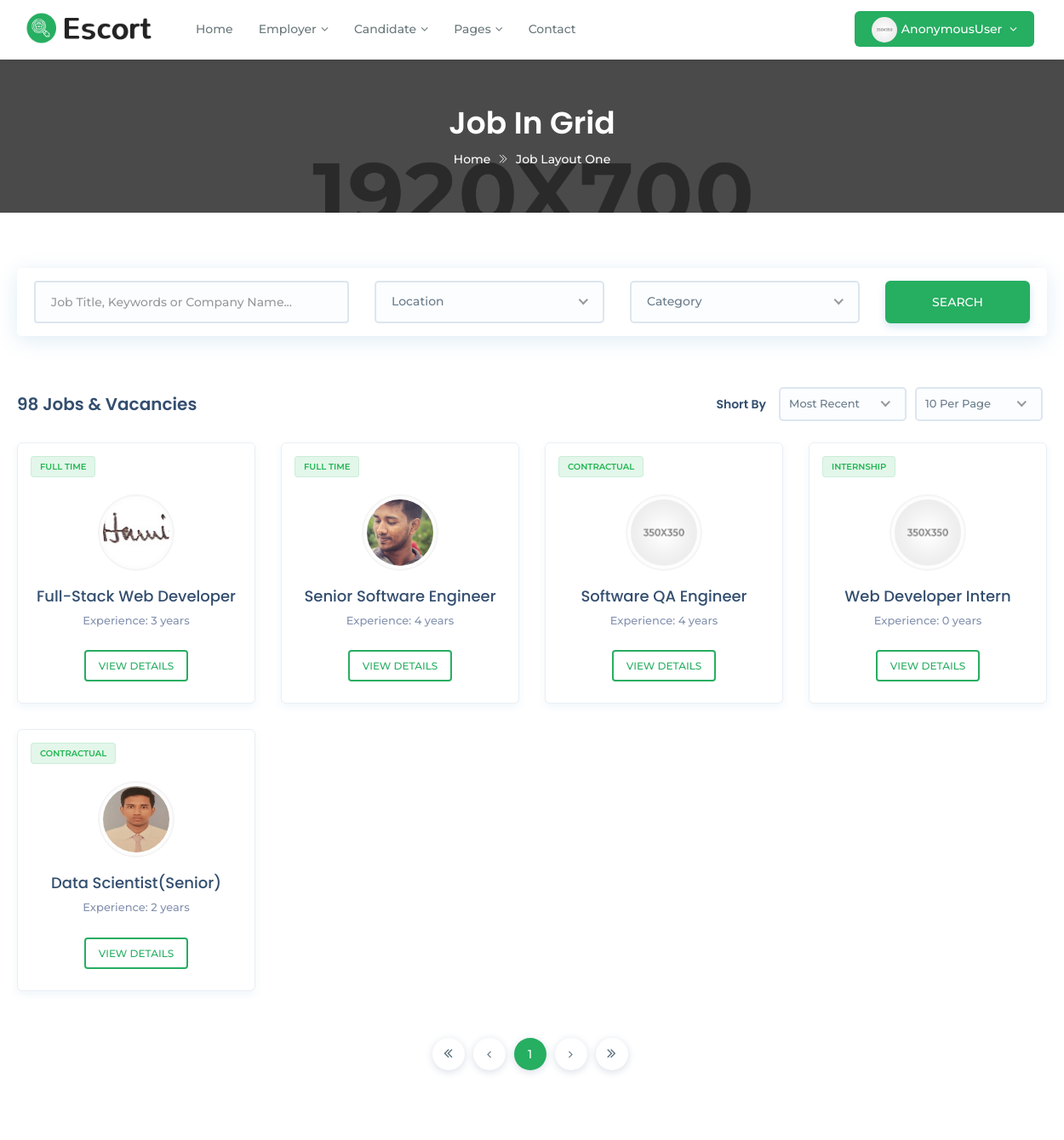
Page /cvrecommender/jobs/ (upper part) on the earlier database version.
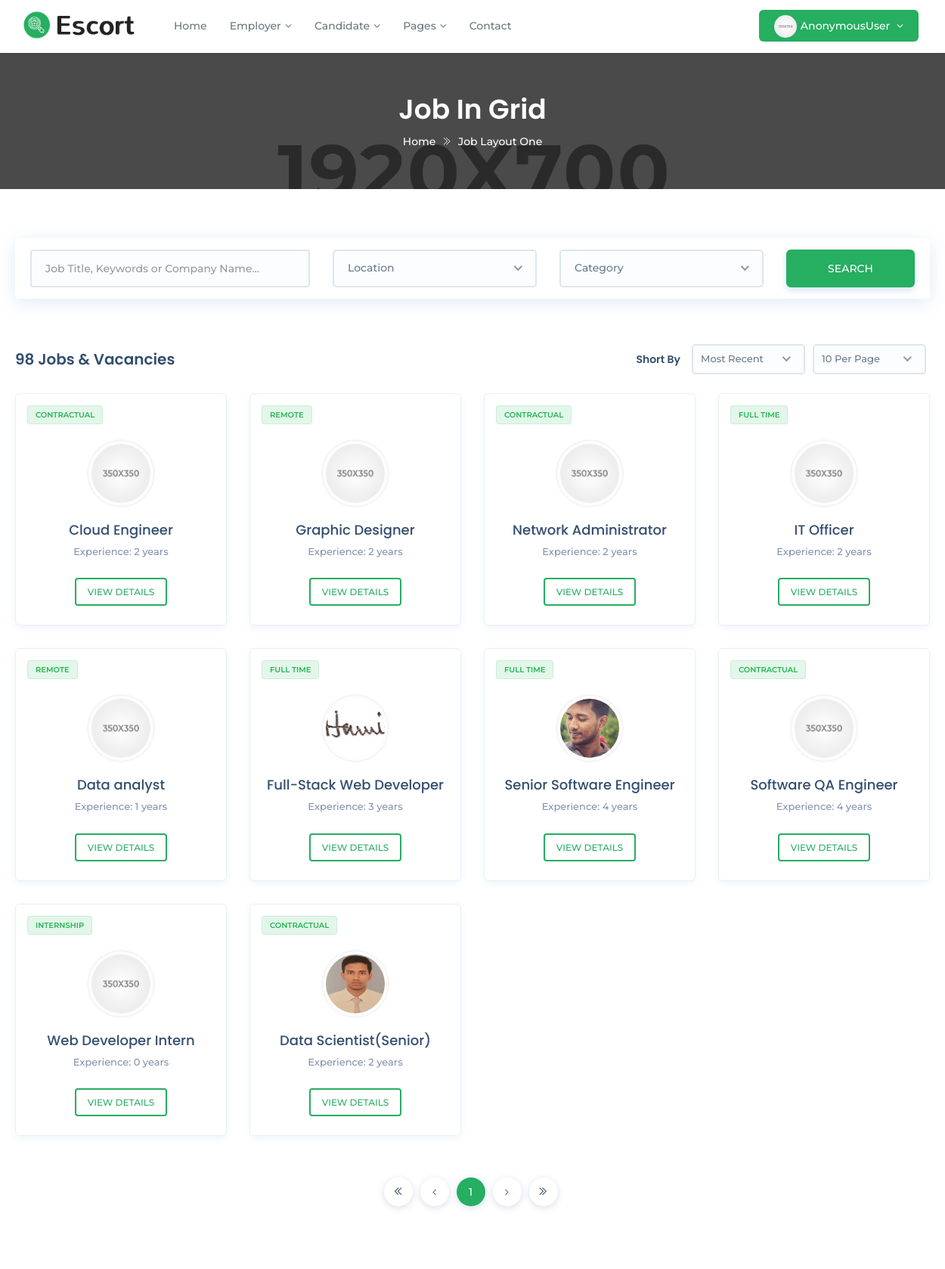
Same page on the later database version.
### cvrecommender/models.py (models this page shows, shortened)
class Job(models.Model):
    title = models.CharField(max_length=200)
    slug = models.SlugField(max_length=200, blank=True,
                            help_text='You may keep it blank')
    company_name = models.CharField(max_length=200)
    starting_date = models.DateField(blank=True, null=True)
    deadline = models.DateField(blank=True, null=True)
    salary = models.PositiveIntegerField()
    vacancy = models.PositiveSmallIntegerField(
        validators=[MinValueValidator(1), MaxValueValidator(50)])
    job_category = models.CharField(max_length=50, choices=JOB_CATEGORY)
    job_type = models.CharField(max_length=20, choices=JOB_TYPE)
    email = models.EmailField(max_length=254,)
    phone = models.CharField(max_length=11, blank=True, null=True)
    company_website = models.URLField()
    logo = models.ImageField(null=True, blank=True)
    address = models.TextField(max_length=200)
    division = models.CharField(max_length=15, choices=CITY)
    description = models.TextField()
    responsibility = models.TextField()
    min_education = models.CharField(max_length=20, choices=EDU)
    cgpa = models.DecimalField(max_digits=3, decimal_places=2)
    experience = models.PositiveSmallIntegerField(
        validators=[MinValueValidator(0), MaxValueValidator(15)])
    skill_req = models.TextField(help_text='Input skills with comma')
    skill_bonus = models.CharField(
        max_length=255, blank=True, null=True, help_text='Input skills with comma')
    status = models.CharField(max_length=20, choices=STATUS)
    publish = models.DateField(auto_now_add=True)
    last_modified = models.DateField(auto_now=True)
    recruiter = models.ForeignKey('account.Recruiter',
                                  on_delete=models.CASCADE,
                                  related_name='jobs')
    applicant = models.ManyToManyField('account.Applicant',
                                       related_name='jobs', blank=True)
    objects = models.Manager()         # default manager
    published = PublishedManager()    # custom manager for all published job post
    def get_absolute_url(self):
        return reverse('jobDetail', args=[self.slug])

### cvrecommender/views.py (the view)
# urls.py: path('jobs/', views.allPublishedJobs, name='allPublishedJobs'),
def allPublishedJobs(request, job_cat=None):
    if job_cat:
        all_jobs = Job.published.filter(
            job_category=job_cat).order_by('-publish')
    else:
        all_jobs = Job.published.all().order_by('-publish')
    paginator = Paginator(all_jobs, 12)
    page = request.GET.get('page')
    all_jobs = paginator.get_page(page)
    context = {'all_jobs': all_jobs}
    return render(request, 'job_layout.html', context)

### cvrecommender/models.py (called while the page is built)
    def get_queryset(self):
        return super(PublishedManager, self).get_queryset()\
                                            .filter(status='Published')

### cvrecommender/templates/job_layout.html (shortened to what the changed rows need)
{% load static %}
<!DOCTYPE html>
<html class="no-js" lang="zxx">
<head>
<link href="{% static 'assets/plugins/bootstrap/css/bootstrap.min.css' %}" rel="stylesheet">
<link href="{% static 'assets/plugins/icons/css/icons.css' %}" rel="stylesheet">
<link href="{% static 'assets/plugins/animate/animate.css' %}" rel="stylesheet">
<link href="{% static 'assets/plugins/aos-master/aos.css' %}" rel="stylesheet">
<link href="{% static 'assets/plugins/bootstrap/css/bootsnav.css' %}" rel="stylesheet">
<link href="{% static 'assets/plugins/nice-select/css/nice-select.css' %}" rel="stylesheet">
<link href="{% static 'assets/css/style.css' %}" rel="stylesheet">
<link href="{% static 'assets/css/responsive.css' %}" rel="stylesheet">
</head>
<body class="utf_skin_area">
<div class="page-title">
  <div class="container">
    <div class="page-caption text-center">
      <h2>Job In Grid</h2>
    </div>
  </div>
</div>
<section class="padd-top-20 padd-bot-80">
  <div class="container">
    <div class="row">
      {% for job in all_jobs %}
        <div class="col-md-3 col-sm-6">
          <div class="utf_grid_job_widget_area"> <span class="job-type full-type">{{ job.job_type }}</span>
            <div class="u-content">
              {% if job.logo %}
                  <div class="avatar box-80"><img class="img-responsive" src="{{ job.logo.url }}" alt="Company Logo"></div>
                {% else %}
                <div class="avatar box-80"><img class="img-responsive" src="{% static 'assets/img/company_logo_1.png' %}" alt="Company Logo"></div>
              {% endif %}
              <h5><a href="{{ job.get_absolute_url }}">{{ job.title }}</a></h5>
              <p class="text-muted">Experience: {{ job.experience }} years</p>
            </div>
            <div class="utf_apply_job_btn_item">
              <a href="{{ job.get_absolute_url }}" class="btn job-browse-btn btn-radius br-light">View Details</a>
            </div>
          </div>
        </div>
      {% empty %}
        <h3 class="text-danger text-center">Sorry, NO Jobs found!!!</h3>
      {% endfor %}
    </div>
    <div class="utf_flexbox_area padd-0">
      <ul class="pagination">
        {% for job in all_jobs.paginator.page_range %}
          {% if all_jobs.number == job %}
            <li class="page-item active"><a class="page-link" href="?page={{ job }}">{{ job }}</a> </li>
          {% elif job > all_jobs.number|add:'-2' and job < all_jobs.number|add:'2' %}
            <li class="page-item"><a class="page-link" href="?page={{ job }}">{{ job }}</a> </li>
          {% endif %}
        {% endfor %}
      </ul>
	  </div>
  </div>
</section>
</body>
</html>

Differences in the rows shown:
added Job: job_type "CONTRACTUAL", title "Cloud Engineer", experience "2"
added Job: job_type "REMOTE", title "Graphic Designer", experience "2"
added Job: job_type "CONTRACTUAL", title "Network Administrator", experience "2"
added Job: job_type "FULL TIME", title "IT Officer", experience "2"
added Job: job_type "REMOTE", title "Data analyst", experience "1"
